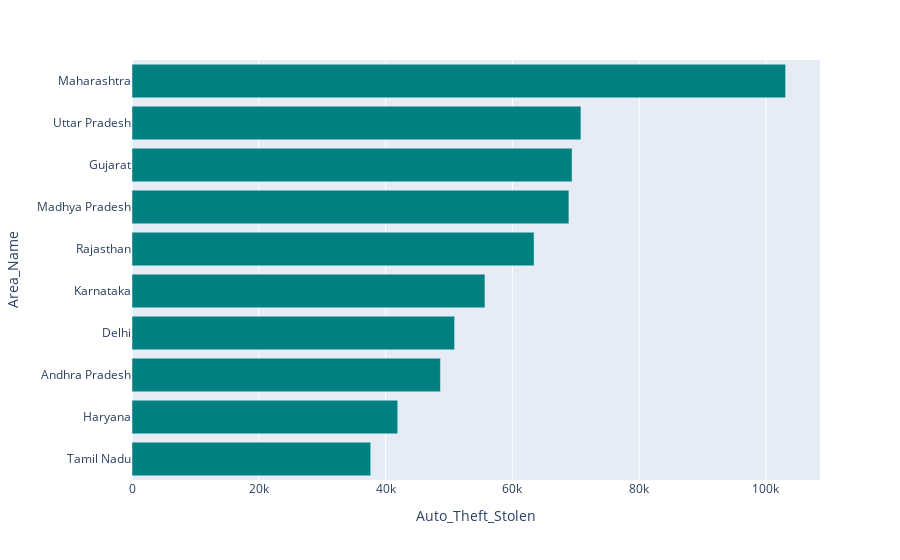

The notebook cell saved with this chart:
### Markdown cell above
### Top 10 States/UT with highest number of motor cycles stolen <a class="anchor" id="section_3_5"></a>

### Code cell
motor_c = auto_theft[auto_theft['Sub_Group_Name']=='1. Motor Cycles/ Scooters']

g8 = pd.DataFrame(motor_c.groupby(['Area_Name'])['Auto_Theft_Stolen'].sum().reset_index())
g8_sorted = g8.sort_values(['Auto_Theft_Stolen'],ascending=True)
fig = px.bar(g8_sorted.iloc[-10:,:], y='Area_Name', x='Auto_Theft_Stolen',
             orientation='h',color_discrete_sequence=['#008080'])
fig.show()

### Figure 1 — Plotly figure (JSON) as saved in the notebook; plotly's stock layout.template omitted (floating-point values rounded to 4 significant figures)
{"data": [{"alignmentgroup": "True", "hovertemplate": "Auto_Theft_Stolen=%{x}<br>Area_Name=%{y}<extra></extra>", "legendgroup": "", "marker": {"color": "#008080"}, "name": "", "offsetgroup": "", "orientation": "h", "showlegend": false, "textposition": "auto", "type": "bar", "x": [37656, 41915, 48654, 50884, 55673, 63423, 68913, 69414, 70810, 103096], "xaxis": "x", "y": ["Tamil Nadu", "Haryana", "Andhra Pradesh", "Delhi", "Karnataka", "Rajasthan", "Madhya Pradesh", "Gujarat", "Uttar Pradesh", "Maharashtra"], "yaxis": "y"}], "layout": {"barmode": "relative", "legend": {"tracegroupgap": 0}, "margin": {"t": 60}, "xaxis": {"anchor": "y", "domain": [0, 1], "title": {"text": "Auto_Theft_Stolen"}}, "yaxis": {"anchor": "x", "domain": [0, 1], "title": {"text": "Area_Name"}}}}
